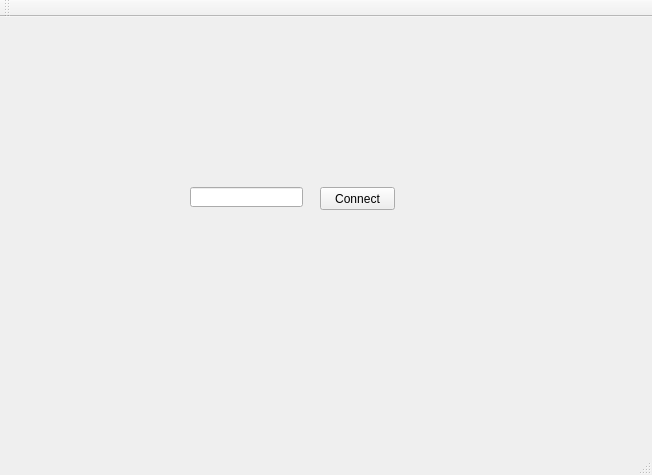
<?xml version="1.0" encoding="UTF-8"?>
<ui version="4.0">
 <class>MainWindow</class>
 <widget class="QMainWindow" name="MainWindow">
  <property name="geometry">
   <rect>
    <x>0</x>
    <y>0</y>
    <width>652</width>
    <height>475</height>
   </rect>
  </property>
  <property name="windowTitle">
   <string>MainWindow</string>
  </property>
  <widget class="QWidget" name="centralWidget">
   <widget class="QStackedWidget" name="stackedWidget">
    <property name="geometry">
     <rect>
      <x>0</x>
      <y>0</y>
      <width>640</width>
      <height>427</height>
     </rect>
    </property>
    <widget class="QWidget" name="connectWidget">
     <widget class="QLineEdit" name="lineEdit">
      <property name="geometry">
       <rect>
        <x>190</x>
        <y>170</y>
        <width>113</width>
        <height>20</height>
       </rect>
      </property>
     </widget>
     <widget class="QPushButton" name="connectButton">
      <property name="geometry">
       <rect>
        <x>320</x>
        <y>170</y>
        <width>75</width>
        <height>23</height>
       </rect>
      </property>
      <property name="text">
       <string>Connect</string>
      </property>
     </widget>
    </widget>
    <widget class="QWidget" name="videoWidget"/>
   </widget>
  </widget>
  <widget class="QMenuBar" name="menuBar">
   <property name="geometry">
    <rect>
     <x>0</x>
     <y>0</y>
     <width>652</width>
     <height>21</height>
    </rect>
   </property>
  </widget>
  <widget class="QToolBar" name="mainToolBar">
   <attribute name="toolBarArea">
    <enum>TopToolBarArea</enum>
   </attribute>
   <attribute name="toolBarBreak">
    <bool>false</bool>
   </attribute>
  </widget>
  <widget class="QStatusBar" name="statusBar"/>
 </widget>
 <layoutdefault spacing="6" margin="11"/>
 <resources/>
 <connections/>
</ui>
